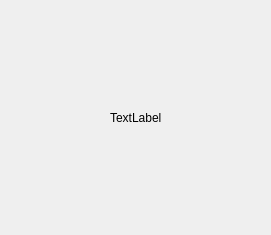
<?xml version="1.0" encoding="UTF-8"?>
<ui version="4.0">
 <class>LoadingAnimation</class>
 <widget class="QWidget" name="LoadingAnimation">
  <property name="geometry">
   <rect>
    <x>0</x>
    <y>0</y>
    <width>271</width>
    <height>235</height>
   </rect>
  </property>
  <property name="windowTitle">
   <string>LoadingAnimation</string>
  </property>
  <layout class="QGridLayout" name="gridLayout">
   <property name="leftMargin">
    <number>0</number>
   </property>
   <property name="topMargin">
    <number>0</number>
   </property>
   <property name="rightMargin">
    <number>0</number>
   </property>
   <property name="bottomMargin">
    <number>0</number>
   </property>
   <property name="spacing">
    <number>0</number>
   </property>
   <item row="0" column="1">
    <widget class="QLabel" name="label">
     <property name="text">
      <string>TextLabel</string>
     </property>
    </widget>
   </item>
   <item row="0" column="0">
    <spacer name="horizontalSpacer">
     <property name="orientation">
      <enum>Qt::Horizontal</enum>
     </property>
     <property name="sizeHint" stdset="0">
      <size>
       <width>40</width>
       <height>20</height>
      </size>
     </property>
    </spacer>
   </item>
   <item row="0" column="2">
    <spacer name="horizontalSpacer_2">
     <property name="orientation">
      <enum>Qt::Horizontal</enum>
     </property>
     <property name="sizeHint" stdset="0">
      <size>
       <width>40</width>
       <height>20</height>
      </size>
     </property>
    </spacer>
   </item>
  </layout>
 </widget>
 <layoutdefault spacing="6" margin="11"/>
 <resources/>
 <connections/>
</ui>
